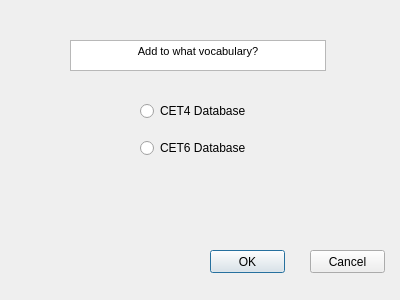
<?xml version="1.0" encoding="UTF-8"?>
<ui version="4.0">
 <class>chooseVocabularyToAdd</class>
 <widget class="QDialog" name="chooseVocabularyToAdd">
  <property name="geometry">
   <rect>
    <x>0</x>
    <y>0</y>
    <width>400</width>
    <height>300</height>
   </rect>
  </property>
  <property name="windowTitle">
   <string>Dialog</string>
  </property>
  <widget class="QPushButton" name="OK">
   <property name="geometry">
    <rect>
     <x>210</x>
     <y>250</y>
     <width>75</width>
     <height>23</height>
    </rect>
   </property>
   <property name="text">
    <string>OK</string>
   </property>
  </widget>
  <widget class="QPushButton" name="Cancel">
   <property name="geometry">
    <rect>
     <x>310</x>
     <y>250</y>
     <width>75</width>
     <height>23</height>
    </rect>
   </property>
   <property name="text">
    <string>Cancel</string>
   </property>
  </widget>
  <widget class="QWidget" name="verticalLayoutWidget">
   <property name="geometry">
    <rect>
     <x>140</x>
     <y>90</y>
     <width>160</width>
     <height>80</height>
    </rect>
   </property>
   <layout class="QVBoxLayout" name="verticalLayout">
    <item>
     <widget class="QRadioButton" name="CET4Radio">
      <property name="text">
       <string>CET4 Database</string>
      </property>
     </widget>
    </item>
    <item>
     <widget class="QRadioButton" name="CET6Radio">
      <property name="text">
       <string>CET6 Database</string>
      </property>
     </widget>
    </item>
   </layout>
  </widget>
  <widget class="QTextBrowser" name="textBrowser">
   <property name="geometry">
    <rect>
     <x>70</x>
     <y>40</y>
     <width>256</width>
     <height>31</height>
    </rect>
   </property>
   <property name="html">
    <string>&lt;!DOCTYPE HTML PUBLIC &quot;-//W3C//DTD HTML 4.0//EN&quot; &quot;http://www.w3.org/TR/REC-html40/strict.dtd&quot;&gt;
&lt;html&gt;&lt;head&gt;&lt;meta name=&quot;qrichtext&quot; content=&quot;1&quot; /&gt;&lt;style type=&quot;text/css&quot;&gt;
p, li { white-space: pre-wrap; }
&lt;/style&gt;&lt;/head&gt;&lt;body style=&quot; font-family:'MS Shell Dlg 2'; font-size:8.25pt; font-weight:400; font-style:normal;&quot;&gt;
&lt;p align=&quot;center&quot; style=&quot; margin-top:0px; margin-bottom:0px; margin-left:0px; margin-right:0px; -qt-block-indent:0; text-indent:0px;&quot;&gt;Add to what vocabulary?&lt;/p&gt;&lt;/body&gt;&lt;/html&gt;</string>
   </property>
  </widget>
 </widget>
 <resources/>
 <connections>
  <connection>
   <sender>Cancel</sender>
   <signal>clicked()</signal>
   <receiver>chooseVocabularyToAdd</receiver>
   <slot>reject()</slot>
   <hints>
    <hint type="sourcelabel">
     <x>331</x>
     <y>260</y>
    </hint>
    <hint type="destinationlabel">
     <x>332</x>
     <y>194</y>
    </hint>
   </hints>
  </connection>
 </connections>
</ui>
